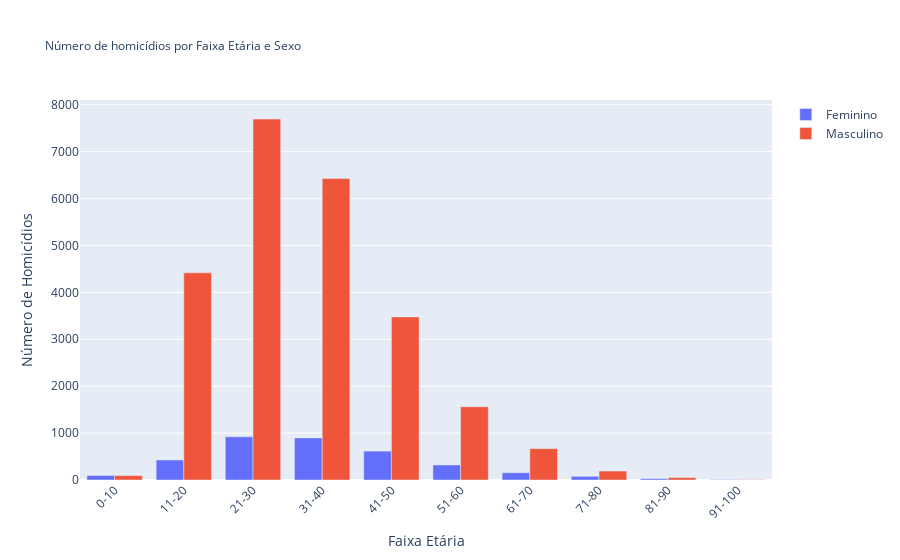

The cell this chart's notebook holds for it:
### Code cell
# Criando o gráfico de barras com Plotly
fig = go.Figure()

# Iterando pelos sexos únicos no DataFrame
for sexo in correlacao_agrupado['SEXO'].unique():
    # Selecionando apenas os dados para o sexo atual
    df_sexo = correlacao_agrupado[correlacao_agrupado['SEXO'] == sexo]
    # Adicionando a barra no gráfico
    fig.add_trace(go.Bar(x=df_sexo['Faixa Etária'], y=df_sexo['Homicídios'], name=sexo))

# Personalizando o layout do gráfico
fig.update_layout(title='Número de homicídios por Faixa Etária e Sexo',
                  xaxis_title='Faixa Etária', yaxis_title='Número de Homicídios',
                  title_font_size=12, xaxis_tickangle=-45, barmode='group')

fig.show()

### Figure 1 — Plotly figure (JSON) as saved in the notebook; plotly's stock layout.template omitted (floating-point values rounded to 4 significant figures)
{"data": [{"name": "Feminino", "type": "bar", "x": ["0-10", "11-20", "21-30", "31-40", "41-50", "51-60", "61-70", "71-80", "81-90", "91-100"], "y": [97, 427, 921, 897, 616, 320, 155, 78, 29, 7]}, {"name": "Masculino", "type": "bar", "x": ["0-10", "11-20", "21-30", "31-40", "41-50", "51-60", "61-70", "71-80", "81-90", "91-100"], "y": [94, 4416, 7696, 6426, 3477, 1561, 669, 191, 51, 6]}], "layout": {"barmode": "group", "title": {"font": {"size": 12}, "text": "Número de homicídios por Faixa Etária e Sexo"}, "xaxis": {"tickangle": -45, "title": {"text": "Faixa Etária"}}, "yaxis": {"title": {"text": "Número de Homicídios"}}}}
